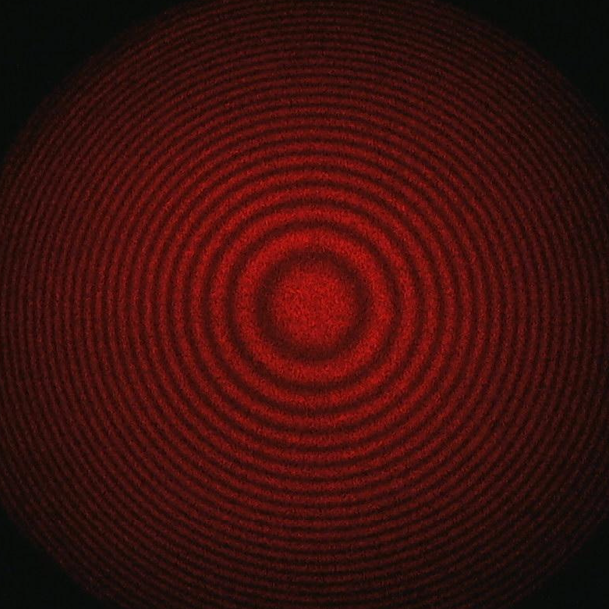
#> input picture picture/diffraction2.png, 609 x 609 px, found by its file name
$ python 2_threshold.py
#> lines starting #> are read from the running program, lines starting #| are printed output that depends on the picture; after the words box and inside, x2 and y2 are one past the last pixel; in counts of white or black regions, pixels touching at a corner belong together
import cv2
import numpy as np
import matplotlib.pyplot as plt

img = cv2.imread("E:\\Python\\OpenCV_StudyNotes\\picture\\diffraction2.png")
#> img is the input picture: shape (609, 609, 3); mean B, G, R 12.5, 15.5, 61.3
gray = cv2.cvtColor(img, cv2.COLOR_BGR2GRAY)
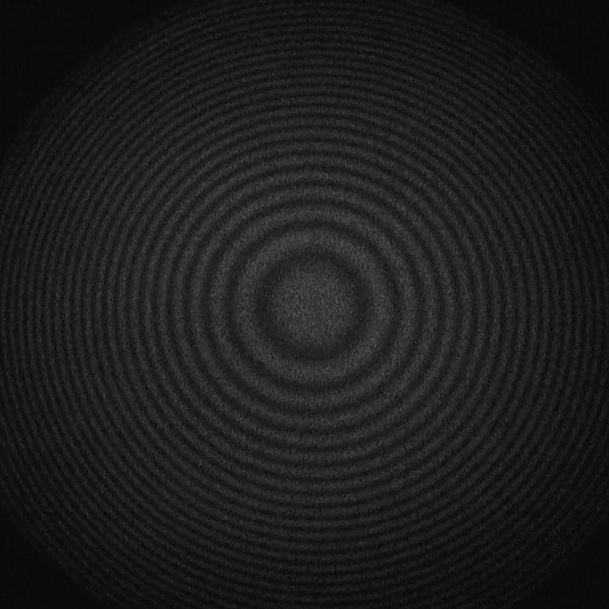
#> gray: shape (609, 609); min 6, max 87, mean 28.9
gary = cv2.blur(gray, (3, 3))
ret1, thresh1 = cv2.threshold(gray, 40, 255, cv2.THRESH_BINARY_INV)
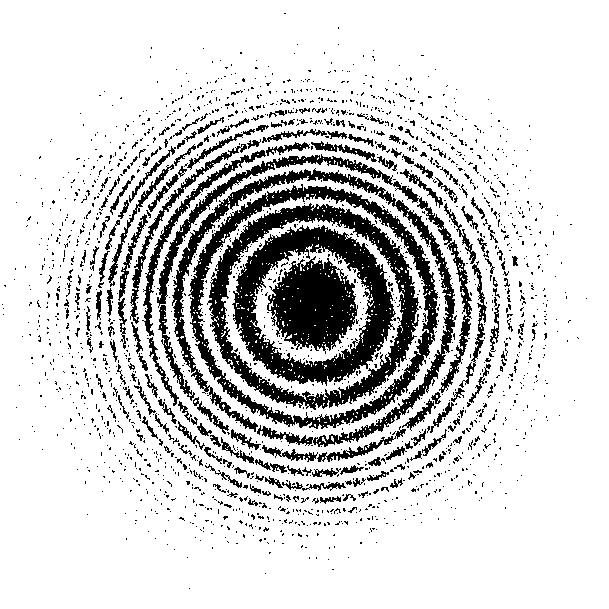
#> thresh1: shape (609, 609); 82.7% white; 1897 black regions (1716 under 20 px), largest, box (x1, y1, x2, y2) and area: (232, 225, 396, 386) 8978, (207, 203, 419, 410) 8214, (188, 184, 438, 429) 7434
kernel = np.ones(3, np.uint8)
imgClose = cv2.morphologyEx(thresh1, cv2.MORPH_CLOSE, kernel)
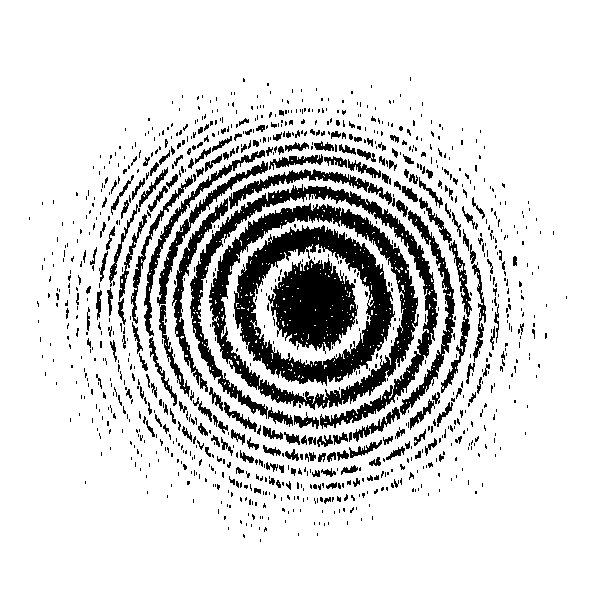
#> imgClose: shape (609, 609); 84.9% white; 992 black regions (784 under 20 px), largest, box (x1, y1, x2, y2) and area: (234, 225, 395, 386) 8590, (209, 203, 419, 410) 7783, (190, 184, 438, 429) 6640
imgOpen = cv2.morphologyEx(thresh1, cv2.MORPH_OPEN, kernel)
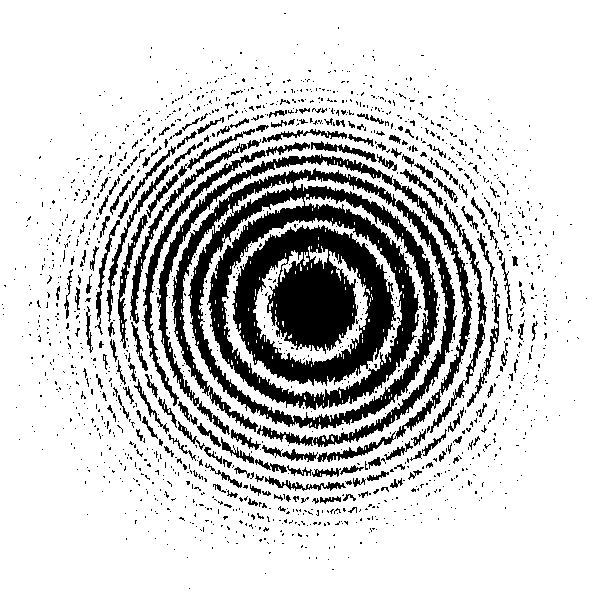
#> imgOpen: shape (609, 609); 81.5% white; 1485 black regions (1315 under 20 px), largest, box (x1, y1, x2, y2) and area: (172, 168, 457, 447) 24050, (232, 225, 396, 386) 15620, (157, 154, 472, 462) 5952

# [14 lines of commented-out code are left out]

cv2.imshow("image", img)
cv2.imshow("Binary", thresh1)
cv2.imshow('imgClose', imgClose)
cv2.imshow('imgOpen', imgOpen)
# [5 lines of commented-out code are left out]
cv2.waitKey(0)
cv2.destroyAllWindows()

$ run again, with picture/diffraction3.png copied over picture/diffraction2.png
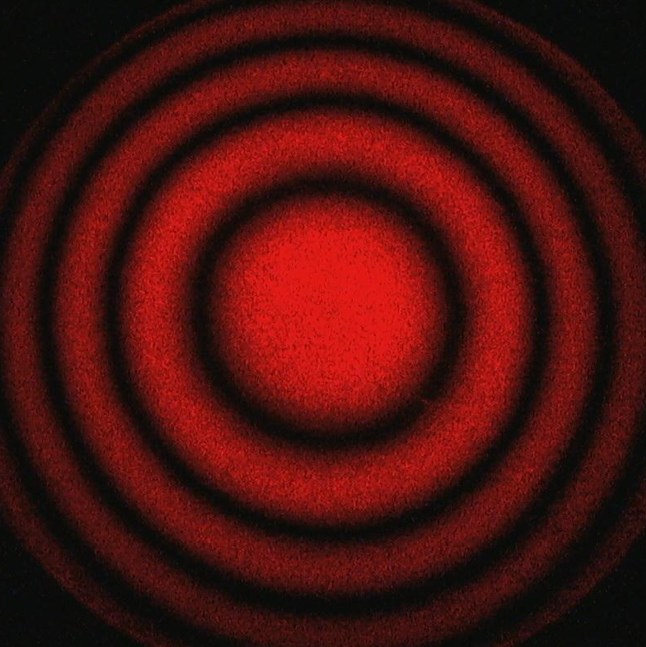
#> input picture picture/diffraction3.png, 646 x 647 px, found by its file name
#> img is the input picture: shape (647, 646, 3); mean B, G, R 14.7, 17.2, 75.1
#> `ret1, thresh1 = cv2.threshold(gray, 40, 255, cv2.THRESH_BINARY_INV)`:
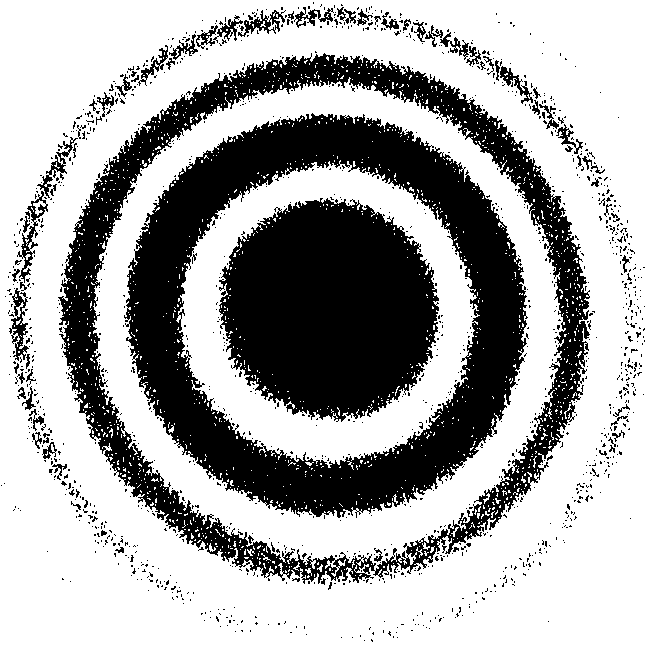
#> thresh1: shape (647, 646); 66.1% white; 1370 black regions (1295 under 20 px), largest, box (x1, y1, x2, y2) and area: (124, 113, 528, 518) 55394, (58, 53, 590, 584) 37708, (219, 198, 439, 422) 36740
#> imgClose: shape (647, 646); 67.8% white; 718 black regions (623 under 20 px), largest, box (x1, y1, x2, y2) and area: (126, 113, 527, 518) 54232, (219, 198, 439, 422) 36354, (60, 53, 589, 581) 33779
#> `imgOpen = cv2.morphologyEx(thresh1, cv2.MORPH_OPEN, kernel)`:
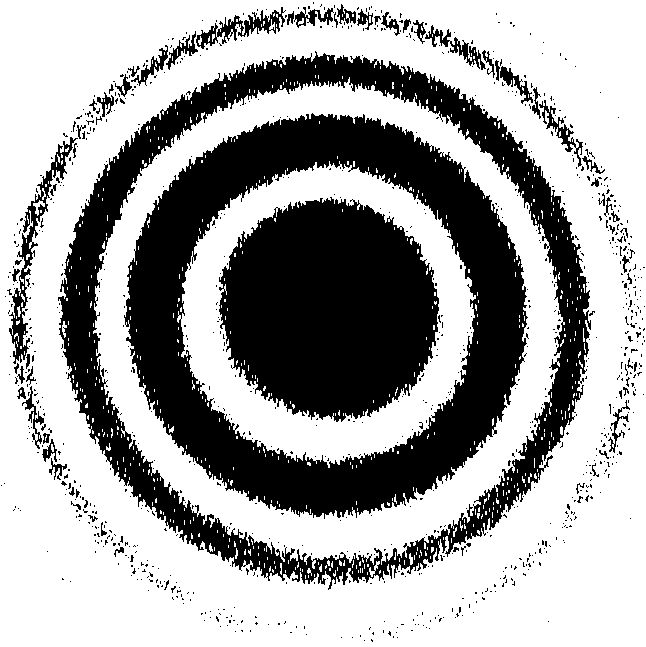
#> imgOpen: shape (647, 646); 64.5% white; 969 black regions (905 under 20 px), largest, box (x1, y1, x2, y2) and area: (124, 113, 528, 519) 57233, (58, 51, 591, 590) 41606, (219, 197, 439, 422) 37350
